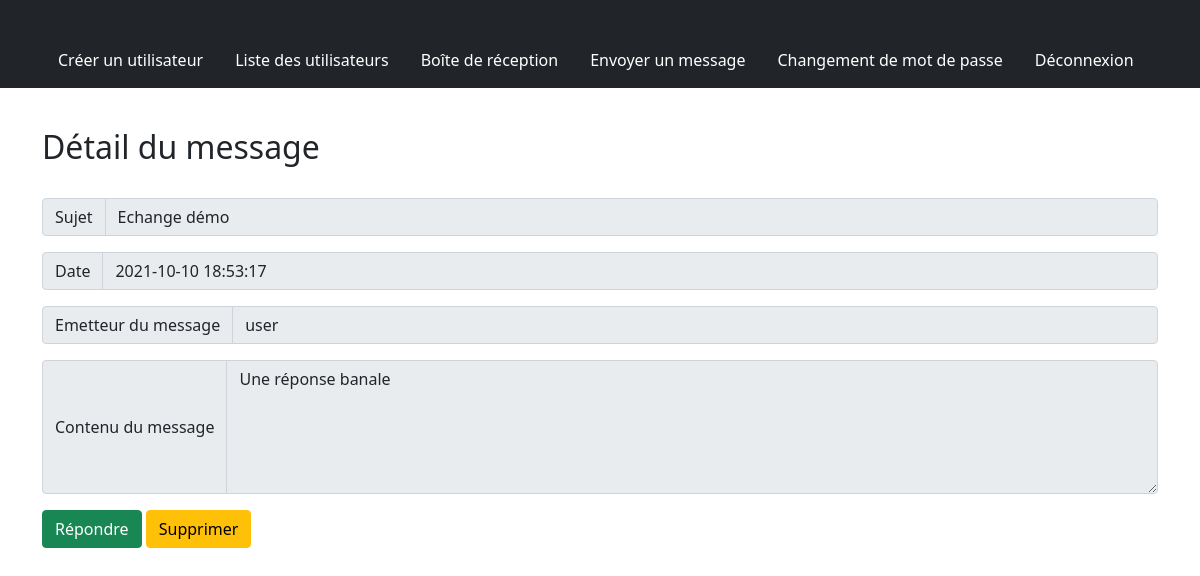
The page /detailsMessage.php?id=23 (signed in) on the database as committed earlier.
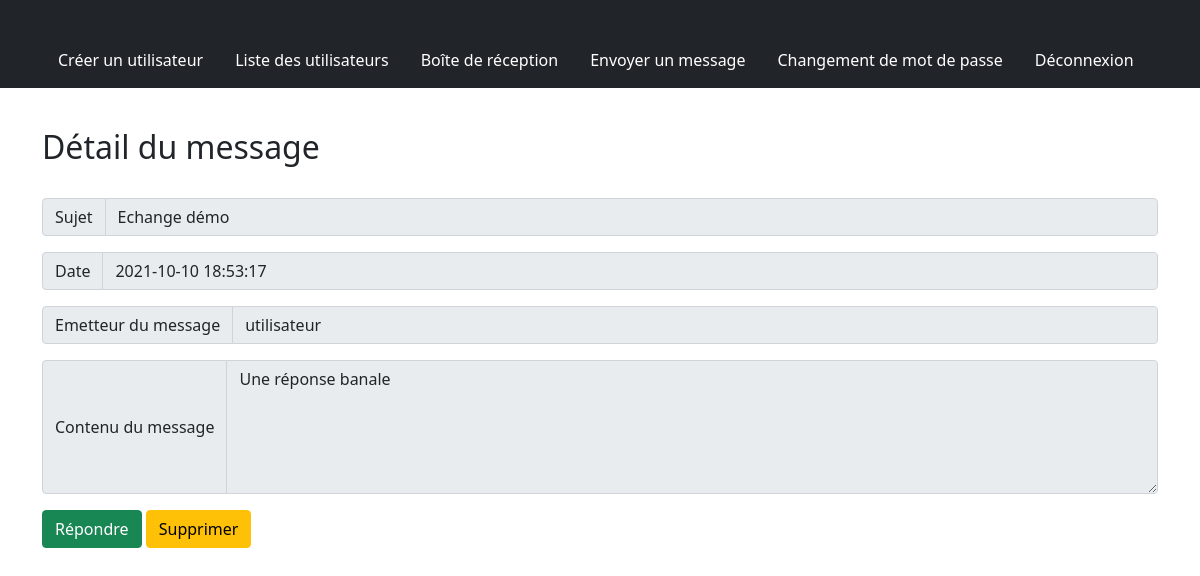
The same page on the database as committed later.
### tables this page shows
CREATE TABLE "Message" (
	"id" INTEGER PRIMARY KEY AUTOINCREMENT,
	"date_reception"	TEXT,
	"corps"	TEXT NOT NULL,
	"sujet"	TEXT NOT NULL,
	"login_name_expediteur"	INTEGER UNSIGNED NOT NULL,
	"login_name_destinataire"	INTEGER UNSIGNED NOT NULL,
	FOREIGN KEY("login_name_expediteur") REFERENCES "Compte"("login_name") ON UPDATE CASCADE,
	FOREIGN KEY("login_name_destinataire") REFERENCES "Compte"("login_name") ON UPDATE CASCADE
);

### html/classes/DB.php (called while the page is built, shortened)
<?php
class DB {
    private $file_db;
    private function connect()
    {
        $this->file_db = new PDO('sqlite:/usr/share/nginx/databases/database.sqlite');
        $this->file_db->setAttribute(PDO::ATTR_ERRMODE, PDO::ERRMODE_EXCEPTION);
    }
    private function disconnect(){
        $this->file_db = null;
    }
    public function getMessage($id)
    {
        try {
            $query = $this->file_db->query("SELECT * FROM Message WHERE id ='" . $id . "'");
            $result = $query->fetch();
            return $result;
        } catch(Exception $e){
            $this->disconnect();
            return null;
        }
    }
}

### html/detailsMessage.php (the view, shortened to what this page needs)
<?php
include_once "include/header.php";
include_once "classes/DB.php";
$db = new DB();
$message = $db->getMessage($_GET['id']);
?>
<body>
<div class="container mt-3">
    <br><h2>Détail du message</h2><br>
    <div class="input-group mb-3">
        <span class="input-group-text" id="basic-addon1">Sujet</span>
        <input type="text" class="form-control" value="<?php echo $message['sujet']?>" readonly aria-label="Username" aria-describedby="basic-addon1">
    </div>
    <div class="input-group mb-3">
        <span class="input-group-text" id="basic-addon1">Date</span>
        <input type="text" class="form-control" value="<?php echo $message['date_reception']?>" readonly aria-label="Username" aria-describedby="basic-addon1">
    </div>
    <div class="input-group mb-3">
        <span class="input-group-text" id="basic-addon1">Emetteur du message</span>
        <input type="text" class="form-control" value="<?php echo $message['login_name_expediteur']?>" readonly aria-label="Username" aria-describedby="basic-addon1">
    </div>
    <div class="input-group mb-3">
        <span class="input-group-text" id="basic-addon1">Contenu du message</span>
        <textarea readonly class="form-control" id="exampleFormControlTextarea1" rows="5"><?php echo $message['corps']?></textarea>
    </div>
    <a class="btn btn-success" href="answerMessage.php?login=<?php echo $message['login_name_expediteur']
        . '&sujet=' . $message['sujet'] ?>" role="button">Répondre</a>
    <a class="btn btn-warning" type="submit" href="messagerie.php?supprID=<?php echo $message['id']?>" role="button">Supprimer</a>
</div>
</body>

### html/include/header.php (shortened to what this page needs)
<!DOCTYPE html>
<html lang="en" xmlns="http://www.w3.org/1999/html">
<head>
    <link href="css/bootstrap.min.css" rel="stylesheet">
</head>
<header>
    <div class="px-3 py-2 bg-dark text-white">
        <div class="container">
            <div class="d-flex flex-wrap align-items-center justify-content-center justify-content-lg-start">
                <a href="/" class="d-flex align-items-center my-2 my-lg-0 me-lg-auto text-white text-decoration-none">
                    <svg class="bi me-2" width="40" height="32" role="img" aria-label="Bootstrap"><use xlink:href="#bootstrap"/></svg>
                </a>
                <ul class="nav col-12 col-lg-auto my-2 justify-content-center my-md-0 text-small">
                    <?php
                    if (isset($_SESSION['est_admin']) && $_SESSION['est_admin'] == '1'){?>
                        <li>
                            <a href="./createUserForm.php" class="nav-link text-white">
                                Créer un utilisateur
                            </a>
                        </li>
                        <li>
                            <a href="./listUser.php" class="nav-link text-white">
                                Liste des utilisateurs
                            </a>
                        </li>
                    <?php }
                    ?>
                    <li>
                        <a href="./messagerie.php" class="nav-link text-white">
                            Boîte de réception
                        </a>
                    </li>
                    <li>
                        <a href="sendMessage.php" class="nav-link text-white">
                            Envoyer un message
                        </a>
                    </li>
                    <li>
                        <a href="myProfile.php" class="nav-link text-white">
                             Changement de mot de passe
                        </a>
                    </li>
                    <li>
                        <a href="deconnection.php" class="nav-link text-white">
                            Déconnexion
                        </a>
                    </li>
                </ul>
            </div>
        </div>
    </div>
</header>

Rows that differ between the two databases and show on the page:
changed message "Echange démo": login_name_expediteur "user" → "utilisateur"
